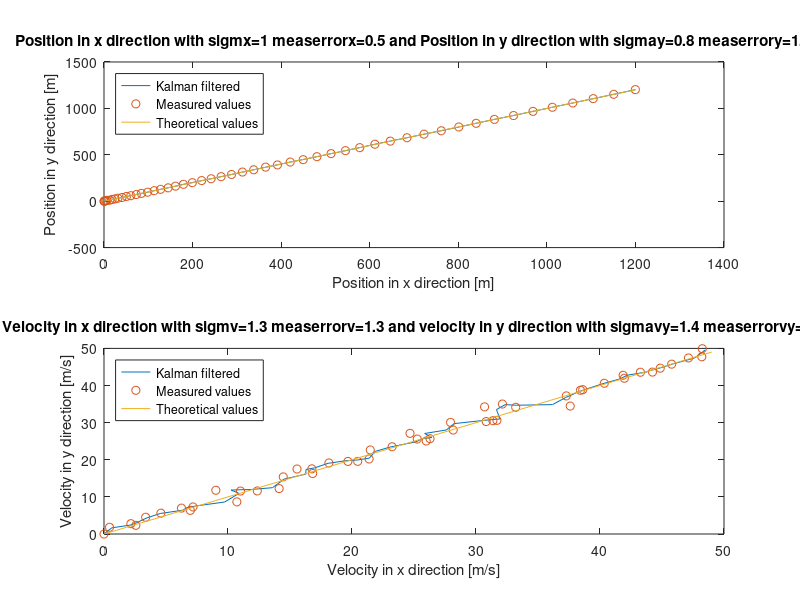

The MATLAB script that drew this image:
%Kalman filter implementation in 2D
close all;
%% parameters to be defined initialy
tic
N = 50;             
t_step = 1;         
%Constant and change in acceleration 
u =[1;1];                     
% u = ones(2,N);               
% %changing
%   acc_change = 25;
%   u(1:acc_change:end) = u(1:acc_change:end)*-1;


x0 =0;              % initial position in x direction
v0 =0;            % initial velocity in x direction
y0=0;            %intial position in y direction
vy0=0;            % intial velocity in y direction

% uncertainties
sigma_x = 1;            % [m] initial process variation standard deviation in position 
sigma_v = 1.3;          % [m/s] initial process variation standard deviation in velocity
sigma_y = 0.8;            % [m] initial process variation standard deviation in position 
sigma_vy= 1.4;          % [m/s] initial process variation standard deviation in velocity
meas_errorx =0.5;      % [m] measurement standard variation in position
meas_errorv = 1.3;      % [m/s] measurmenet standard variation in velocity
meas_errory =1.1;      % [m] measurement standard variation in position
meas_errorvy = 0.7;      % [m/s] measurmenet standard variation in velocity

%  wx=2000; wy=2000; wv=1000; wvy=1000;
%  Q =[wx 0 0 0; 0 wy 0 0; 0 0 wv 0; 0 0 0 wvy]; 
Q=eye(4);
 
t=0:t_step:t_step*(N-1);  % Time vector
S=zeros(4,N);                 % position and velocity in x and y direction. 
S(:,1) = [x0,y0, v0, vy0];



%% Generate measurements

% initial measurements
posx_0 = x0;
velx_0 = v0;
posy_0=y0;
vely_0=vy0;

S_meas = zeros(4,N);   
S_ideal = zeros(4,N);   
   
for j = 2:N
    % position in x direction
    S_ideal(1,j) = posx_0 + v0*t(j) + 0.5*u(1)*t(j)^2;    
    S_meas(1,j) = normrnd(S_ideal(1,j),meas_errorx);  
    
    % velocity in x direction
    S_ideal(3,j) = velx_0 + u(2)*t(j);                    
    S_meas(3,j) = normrnd(S_ideal(3,j),meas_errorv);  
    
        %Position in y direction
    S_ideal(2,j) = posy_0 + vy0*t(j) + 0.5*u(1)*t(j)^2;    
    S_meas(2,j) = normrnd(S_ideal(2,j),meas_errory);  
    
        %Velocity in y direction.
    S_ideal(4,j) = vely_0 + u(2)*t(j);                    
    S_meas(4,j) = normrnd(S_ideal(4,j),meas_errorvy);  
   
end

%% define matrices

% motion
A = [1 0 t_step 0;0 1 0 t_step;0 0 1 0;0 0 0 1];
    % change in position by acceleration  
B = [0.5*t_step^2 0;0  0.5*t_step^2 ;t_step 0;0 t_step];
C = eye(4);
H = eye(4);

% uncertainties
P = [sigma_x^2 0 0 0;0 sigma_y^2 0 0;        
    0 0 sigma_v^2 0;0 0 0 sigma_vy^2];       % off-diagonal elements 0 because  variables are independent
                                                                                                 %observations errors
               
R = [meas_errorx 0 0 0 ;0 meas_errory 0 0;
     0 0 meas_errorv 0;0 0 0 meas_errorvy];             

    
%% Kalman filter

for k=2:N
    % Predicted values
    S_pred = A*S(:,k-1) + B*u ;
  
          
    % Process covariance matrix
    P = A*P*A' + Q;
    P = eye(4).*diag(P);  % omitting covariance terms. 
    
    % Kalman Gain:
    K = P*H'/(H*P*H' + R);
    
    % Transforming measurement values to be compliant with syntax
    S_meas(:,k) = C*S_meas(:,k);
    
    % Current state
    S(:,k) = S_pred + K*((S_meas(:,k)-H*S_pred)); 
    
    % Updating the process covariance matrix
    P = (eye(4)-K*H)*P;
     
end

figure
subplot(2,1,1);
plot(S(1,:), S(2,:), S_meas(1,:),S_meas(2,:),'o',S_ideal(1,:), S_ideal(2,:))
legend({'Kalman filtered','Measured values','Theoretical values'},'Location','northwest')
title(['Position in x direction with sigmx=' num2str(sigma_x),  ' measerrorx=' num2str(meas_errorx), ' and Position in y direction with sigmay=' num2str(sigma_y), ' measerrory=' num2str(meas_errory)])
xlabel('Position in x direction [m]')
ylabel('Position in y direction [m]')


subplot(2,1,2);
plot(S(3,:), S(4,:), S_meas(3,:),S_meas(4,:),'o',S_ideal(3,:), S_ideal(4,:))
legend({'Kalman filtered','Measured values', 'Theoretical values'},'Location','northwest')
title(['Velocity in x direction with sigmv=' num2str(sigma_v),  ' measerrorv=' num2str(meas_errorv), ' and velocity in y direction with sigmavy=' num2str(sigma_vy), ' measerrorvy=' num2str(meas_errorvy)])
xlabel('Velocity in x direction [m/s]')
ylabel('Velocity in y direction [m/s]')
toc

%plot(t,P(2,:))
%  speed=zeros(1,N);
%  for ii=1:N
%      speed(ii)=sqrt(S(3, ii)^2 + S(4,ii)^2); 
%  end
% 
% 
%  figure
% % speed
%  plot(t,speed)
